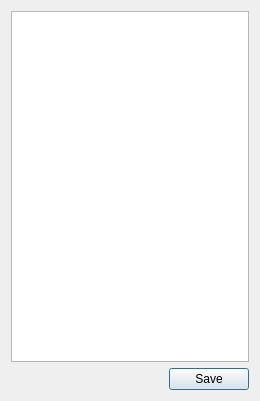
<?xml version="1.0" encoding="UTF-8"?>
<ui version="4.0">
 <class>SaveLoadSlotDialog</class>
 <widget class="QDialog" name="SaveLoadSlotDialog">
  <property name="geometry">
   <rect>
    <x>0</x>
    <y>0</y>
    <width>260</width>
    <height>401</height>
   </rect>
  </property>
  <property name="windowTitle">
   <string>Save and Load Slot</string>
  </property>
  <layout class="QVBoxLayout" name="verticalLayout">
   <item>
    <widget class="QTableWidget" name="tableWidget">
     <property name="tabKeyNavigation">
      <bool>false</bool>
     </property>
     <property name="selectionMode">
      <enum>QAbstractItemView::SingleSelection</enum>
     </property>
     <property name="selectionBehavior">
      <enum>QAbstractItemView::SelectRows</enum>
     </property>
    </widget>
   </item>
   <item>
    <layout class="QHBoxLayout" name="horizontalLayout">
     <item>
      <spacer name="horizontalSpacer">
       <property name="orientation">
        <enum>Qt::Horizontal</enum>
       </property>
       <property name="sizeHint" stdset="0">
        <size>
         <width>40</width>
         <height>20</height>
        </size>
       </property>
      </spacer>
     </item>
     <item>
      <widget class="QPushButton" name="pushButton">
       <property name="text">
        <string>Save</string>
       </property>
      </widget>
     </item>
    </layout>
   </item>
  </layout>
 </widget>
 <resources/>
 <connections/>
</ui>
